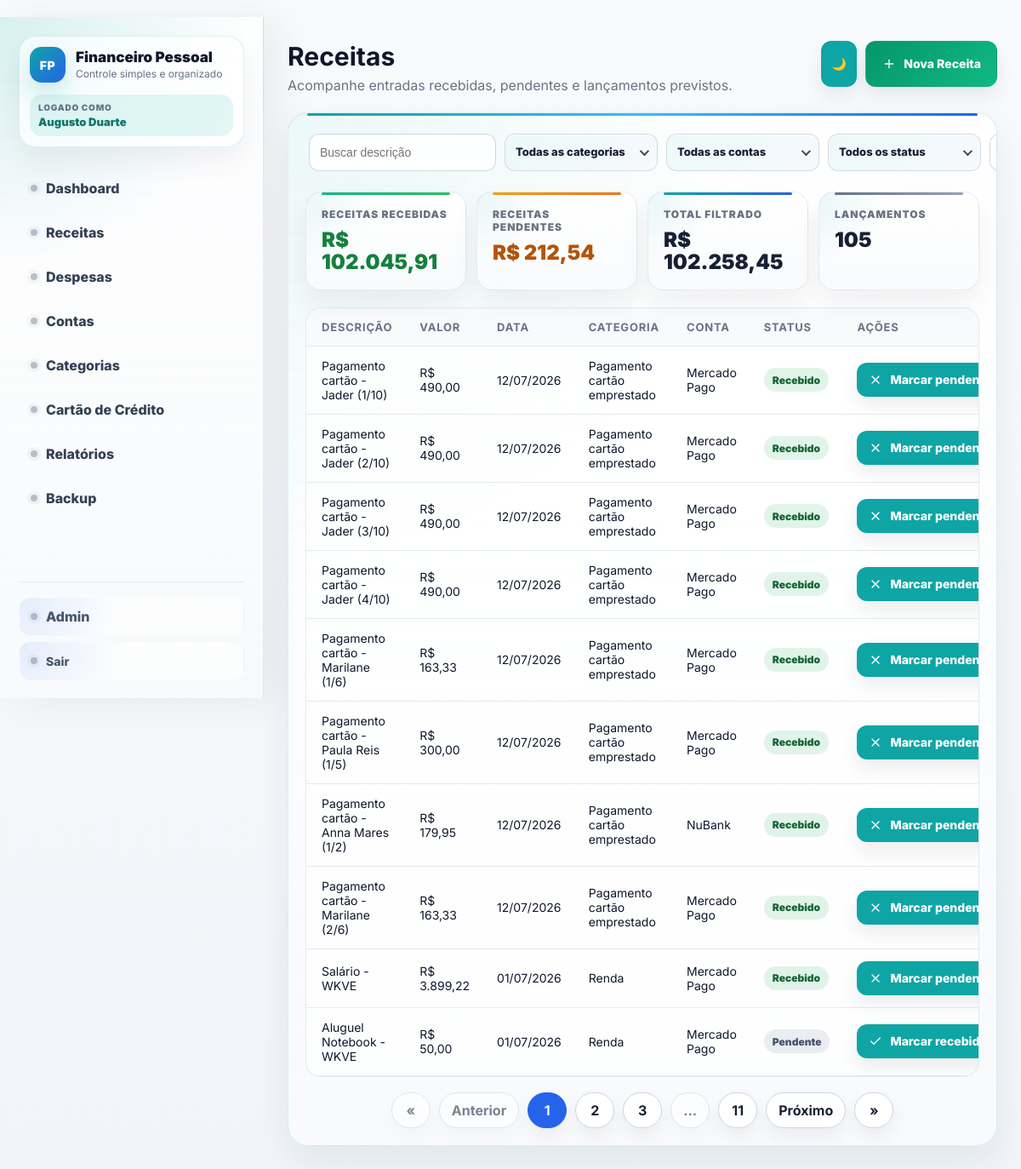
Before: /receitas/ (signed in) with the older database file.
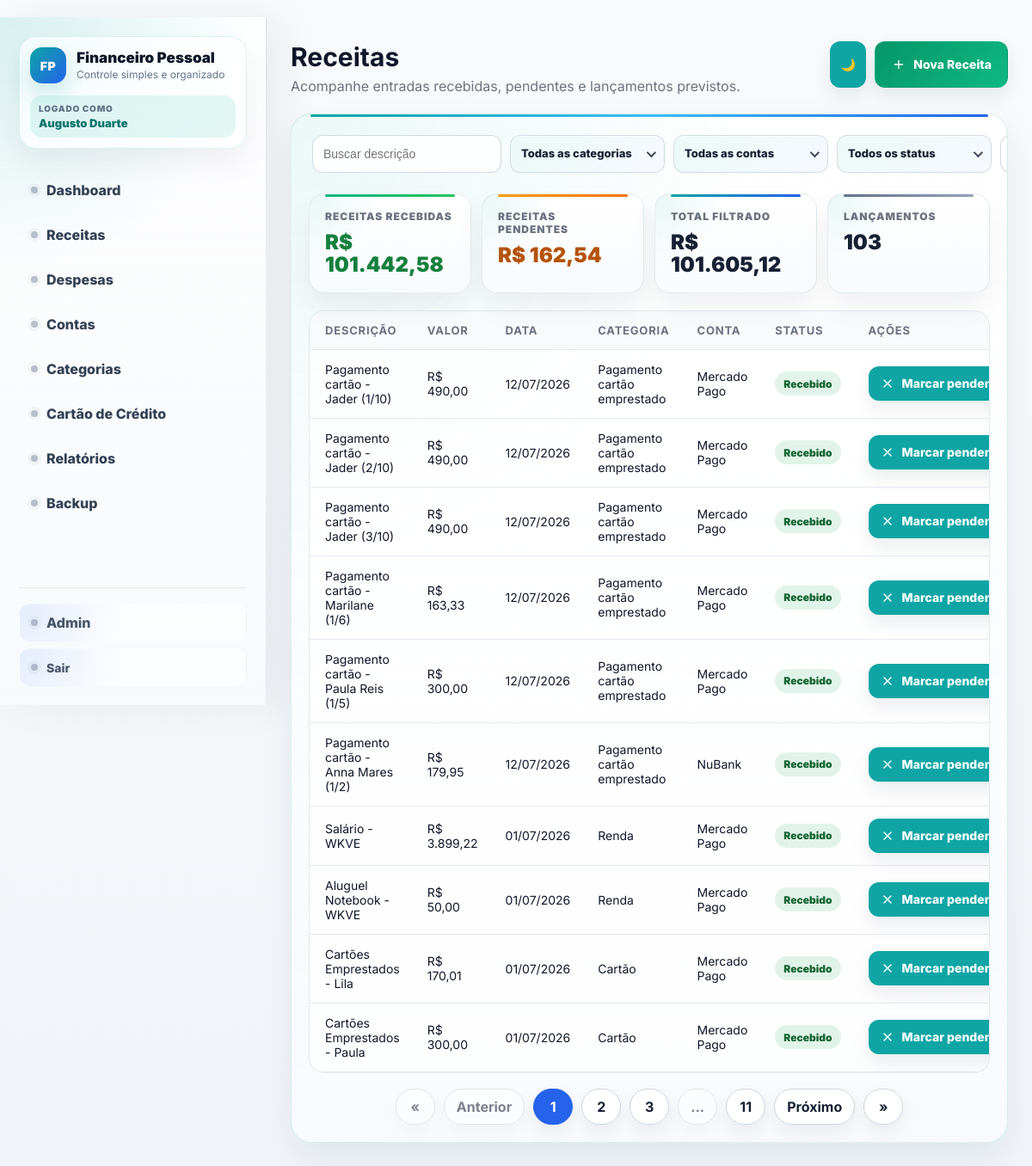
After: the same page with the newer database file.
### financeiro/models.py (models this page shows, shortened)
class Receita(models.Model):
    usuario = models.ForeignKey(settings.AUTH_USER_MODEL, on_delete=models.CASCADE, related_name='receitas_financeiras')
    descricao = models.CharField('Descrição', max_length=150)
    valor = models.DecimalField(max_digits=12, decimal_places=2)
    data = models.DateField()
    categoria = models.ForeignKey(Categoria, on_delete=models.PROTECT)
    conta = models.ForeignKey(Conta, on_delete=models.PROTECT)
    recebido = models.BooleanField(default=False)
    class Meta:
        verbose_name = 'Receita'
        verbose_name_plural = 'Receitas'

class Categoria(models.Model):
    TIPO_CHOICES = [
        ('receita', 'Receita'),
        ('despesa', 'Despesa'),
    ]
    usuario = models.ForeignKey(settings.AUTH_USER_MODEL, on_delete=models.CASCADE, related_name='categorias_financeiras')
    nome = models.CharField('Nome', max_length=100)
    tipo = models.CharField(max_length=20, choices=TIPO_CHOICES)
    class Meta:
        verbose_name = 'Categoria'
        verbose_name_plural = 'Categorias'
    def __str__(self):
        return self.nome

class Conta(models.Model):
    TIPO_CHOICES = [
        ('banco', 'Banco'),
        ('carteira', 'Carteira'),
        ('investimento', 'Investimento'),
    ]
    usuario = models.ForeignKey(settings.AUTH_USER_MODEL, on_delete=models.CASCADE, related_name='contas_financeiras')
    nome = models.CharField('Nome', max_length=100)
    tipo = models.CharField(max_length=20, choices=TIPO_CHOICES)
    saldo_inicial = models.DecimalField('Saldo inicial', max_digits=12, decimal_places=2, default=0)
    banco_principal = models.BooleanField('Banco principal', default=False)
    possui_cartao_credito = models.BooleanField('Possui cartão de crédito?', default=False)
    dias_antes_fechamento_fatura = models.PositiveIntegerField('Dias antes do vencimento da fatura', null=True, blank=True)
    dia_vencimento_fatura = models.PositiveIntegerField('Dia de vencimento da fatura', null=True, blank=True)
    class Meta:
        verbose_name = 'Conta'
        verbose_name_plural = 'Contas'
    def __str__(self):
        return self.nome

### financeiro/views.py (the view)
# urls.py: path('receitas/', login_required(views.lista_receitas), name='lista_receitas'),
def lista_receitas(request):
    usuario = request.user
    receitas = Receita.objects.filter(usuario=usuario).order_by('-data')
    q = request.GET.get('q', '').strip()
    categoria_id = request.GET.get('categoria', '')
    conta_id = request.GET.get('conta', '')
    status = request.GET.get('status', '')
    data = request.GET.get('data', '')
    if q:
        receitas = receitas.filter(descricao__icontains=q)
    if categoria_id:
        receitas = receitas.filter(categoria_id=categoria_id)
    if conta_id:
        receitas = receitas.filter(conta_id=conta_id)
    if status == 'recebido':
        receitas = receitas.filter(recebido=True)
    elif status == 'pendente':
        receitas = receitas.filter(recebido=False)
    if data:
        dt = interpretar_data_filtro(data)
        if dt:
            receitas = receitas.filter(data=dt)
    resumo_receitas = receitas.aggregate(
        total_filtrado=Sum('valor'),
        total_recebido=Sum('valor', filter=Q(recebido=True)),
        total_pendente=Sum('valor', filter=Q(recebido=False)),
        quantidade=Count('id'),
    )
    categorias = Categoria.objects.filter(usuario=usuario, tipo='receita').order_by('nome')
    contas = Conta.objects.filter(usuario=usuario).order_by('nome')
    paginator = Paginator(receitas, 10)
    page_obj = paginator.get_page(request.GET.get('page'))
    querystring = urlencode({k: v for k, v in request.GET.items() if v and k != 'page'})
    contexto = {
        'receitas': page_obj,
        'categorias': categorias,
        'contas': contas,
        'page_obj': page_obj,
        'querystring': querystring,
        'filtro_q': q,
        'filtro_categoria': categoria_id,
        'filtro_conta': conta_id,
        'filtro_status': status,
        'filtro_data': data,
        'total_receitas_filtrado': resumo_receitas['total_filtrado'] or 0,
        'total_receitas_recebidas': resumo_receitas['total_recebido'] or 0,
        'total_receitas_pendentes': resumo_receitas['total_pendente'] or 0,
        'quantidade_receitas_filtradas': resumo_receitas['quantidade'] or 0,
    }
    return render(request, 'financeiro/lista_receitas.html', contexto)

### financeiro/templatetags/currency_tags.py (called while the page is built)
@register.filter
def format_brl(value):
    if value is None:
        return ''
    try:
        valor = Decimal(value)
    except (TypeError, ValueError, InvalidOperation):
        return value
    valor = valor.quantize(Decimal('0.01'))
    valor_str = f'{valor:,.2f}'
    valor_str = valor_str.replace(',', 'X').replace('.', ',').replace('X', '.')
    return f'R$ {valor_str}'

### financeiro/templates/financeiro/lista_receitas.html (shortened to what this page needs)
﻿{% extends 'financeiro/base.html' %}
{% load currency_tags %}
{% block page_title %}Receitas{% endblock %}
{% block page_subtitle %}Acompanhe entradas recebidas, pendentes e lançamentos previstos.{% endblock %}
{% block page_actions %}
    <a href="/receitas/nova/" class="btn btn-success"><span class="btn-icon"><svg viewBox="0 0 24 24" stroke-width="2" stroke-linecap="round" stroke-linejoin="round"><path d="M12 5v14"></path><path d="M5 12h14"></path></svg></span>Nova Receita</a>
{% endblock %}
{% block content %}
<section class="panel">
    <form method="get" class="filter-row">
        <input type="text" name="q" value="{{ filtro_q }}" placeholder="Buscar descrição" class="filter-input">
        <input type="text" name="data" value="{{ filtro_data }}" class="filter-date date-mask" placeholder="DD/MM/YYYY">
    </form>
    <div class="list-summary-cards">
        <article class="list-summary-card positive">
            <span>Receitas recebidas</span>
            <strong>{{ total_receitas_recebidas|format_brl }}</strong>
        </article>
        <article class="list-summary-card warning">
            <span>Receitas pendentes</span>
            <strong>{{ total_receitas_pendentes|format_brl }}</strong>
        </article>
        <article class="list-summary-card primary">
            <span>Total filtrado</span>
            <strong>{{ total_receitas_filtrado|format_brl }}</strong>
        </article>
        <article class="list-summary-card neutral">
            <span>Lançamentos</span>
            <strong>{{ quantidade_receitas_filtradas }}</strong>
        </article>
    </div>
    <div class="table-wrap">
        <table>
            <tr>
                <th>Descrição</th>
                <th>Valor</th>
                <th>Data</th>
                <th>Categoria</th>
                <th>Conta</th>
                <th>Status</th>
                <th>Ações</th>
            </tr>
            {% for receita in receitas %}
            <tr>
                <td>{{ receita.descricao }}</td>
                <td>{{ receita.valor|format_brl }}</td>
                <td>{{ receita.data|date:"d/m/Y" }}</td>
                <td>{{ receita.categoria }}</td>
                <td>{{ receita.conta }}</td>
                <td>
                    {% if receita.recebido %}
                        <span class="status positive">Recebido</span>
                    {% else %}
                        <span class="status neutral">Pendente</span>
                    {% endif %}
                </td>
                <td>
                    <div class="actions status-actions">
                        <form method="post" action="/receitas/{{ receita.id }}/recebimento/" class="inline-form">
                            {% if receita.recebido %}
                                <button type="submit" class="btn btn-light btn-small"><span class="btn-icon"><svg viewBox="0 0 24 24" stroke-width="2" stroke-linecap="round" stroke-linejoin="round"><path d="M18 6L6 18"></path><path d="M6 6l12 12"></path></svg></span>Marcar pendente</button>
                            {% else %}
                                <button type="submit" class="btn btn-success btn-small"><span class="btn-icon"><svg viewBox="0 0 24 24" stroke-width="2" stroke-linecap="round" stroke-linejoin="round"><path d="M20 6L9 17l-5-5"></path></svg></span>Marcar recebido</button>
                            {% endif %}
                        </form>
                    </div>
                </td>
            </tr>
            {% empty %}
            <tr>
                <td colspan="7" class="empty">Nenhuma receita cadastrada.</td>
            </tr>
            {% endfor %}
        </table>
    </div>
    {% include 'financeiro/pagination.html' with page_obj=page_obj querystring=querystring %}
</section>
{% endblock %}

Changed rows visible on the page:
removed Receita: descricao "Pagamento cartão - Jader (4/10)", valor "R$ 490,00", data "12/07/2026", categoria "Pagamento cartão emprestado", conta "Mercado Pago", recebido "Recebido"
removed Receita: descricao "Pagamento cartão - Marilane (2/6)", valor "R$ 163,33", data "12/07/2026", categoria "Pagamento cartão emprestado", conta "Mercado Pago", recebido "Recebido"
changed Receita "Aluguel Notebook - WKVE": recebido "Pendente" → "Recebido"
now on this page (row unchanged): Receita: descricao "Cartões Emprestados - Lila", valor "R$ 170,01", data "01/07/2026", categoria "Cartão", conta "Mercado Pago", recebido "Recebido"
now on this page (row unchanged): Receita: descricao "Cartões Emprestados - Paula", valor "R$ 300,00", data "01/07/2026", categoria "Cartão", conta "Mercado Pago", recebido "Recebido"
Other visible differences:
{{ total_receitas_recebidas|format_brl }}: "R$ 102.045,91" → "R$ 101.442,58"
{{ total_receitas_pendentes|format_brl }}: "R$ 212,54" → "R$ 162,54"
{{ total_receitas_filtrado|format_brl }}: "R$ 102.258,45" → "R$ 101.605,12"
{{ quantidade_receitas_filtradas }}: "105" → "103"
